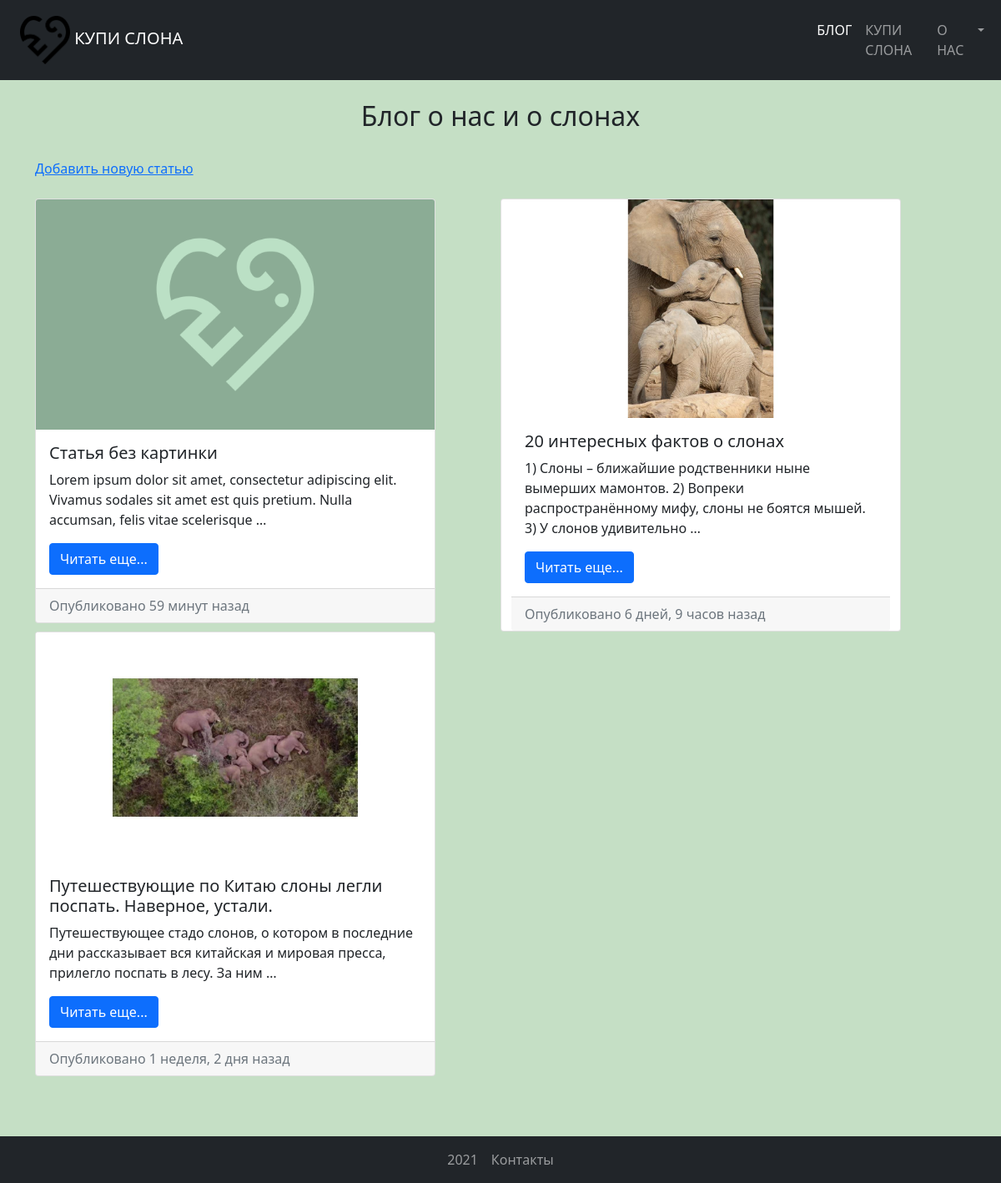
The page / on the database its author committed.
### news/models.py (models this page shows, shortened)
class News(models.Model):
    title = models.CharField(max_length=100, verbose_name='Название')
    content = models.TextField(blank=True, verbose_name="Текст")
    created_at = models.DateTimeField(auto_now_add=True, verbose_name="Дата создания")
    updated_at = models.DateTimeField(auto_now=True, verbose_name="Дата последней редакции")
    photo = models.ManyToManyField(Images, verbose_name="Изображения", blank=True)
    is_published = models.BooleanField(default=True, verbose_name="Статус")
    author = models.CharField(max_length=30, verbose_name="Автор")
    class Meta:
        verbose_name = 'Новость'
        verbose_name_plural = 'Новости'
        ordering = ['-updated_at']
    def get_absolute_url(self):
        return reverse('article', kwargs={'article_id': self.pk})

### images/models.py (models this page shows, shortened)
class Images(models.Model):
    title = models.CharField(max_length=30, verbose_name='Имя')
    image = models.ImageField(verbose_name="Расположение")
    class Meta:
        verbose_name = 'Изображение'
        verbose_name_plural = "Изображения"
        ordering = ['title', 'id']

### news/views.py (the view)
# urls.py: path('', index, name='blog'),
def index(request):
    news = News.objects.all()[:8]       # получение последних 8 новостей
    return render(request, 'news/index.html', {'news': news, 'active_link': 'blog'})

### news/templates/news/index.html (shortened to what this page needs)
{% extends 'base.html' %}
{% block heading %}Блог о нас и о слонах{% endblock %}
{% block content %}
    <a href="{% url 'add_article' %}">Добавить новую статью</a> <br> <br>
    <div class="row">
        {% for item in news %}
            {% cycle True False as row silent %}
            {% if row %}
                <div class="col-lg-6">
            {% endif %}
        <div class="card" style="width: 30rem;">
            {% if item.photo.all %}
                <img src="/images/{{ item.photo.all.0.image }}" class="card-img-top" alt="...">
            {% else %}
                <img src="/images/brand/default_picture.png" class="card-img-top" alt="...">
            {% endif %}
            <div class="card-body">
                <h5 class="card-title">{{ item.title }}</h5>
                <p class="card-text">{{ item.content|truncatewords:20 }}</p>
                <a href="{{ item.get_absolute_url }}" class="btn btn-primary">Читать еще...</a>
            </div>
            <div class="card-footer text-muted"> Опубликовано {{ item.created_at|timesince }} назад
            </div>
        </div>
        {% if row %}
            </div>
        {% endif %}
        {% endfor %}
    </div>
{% endblock %}

### kupi_slona/static/css/style.css (style rules this page uses)
body { background: #c5dfc5; }

### rows shown on the page
News: title "Cтатья без картинки", content "Lorem ipsum dolor sit amet, consectetur adipiscing elit. Vivamus sodales sit amet est quis pretium. Nulla accumsan, felis vitae scelerisque …", created_at "59 минут"
News: photo.all.0.image (picture), title "20 интересных фактов о слонах", content "1) Слоны – ближайшие родственники ныне вымерших мамонтов. 2) Вопреки распространённому мифу, слоны не боятся мышей. 3) У слонов удивительно …", created_at "6 дней, 9 часов"
News: photo.all.0.image (picture), title "Путешествующие по Китаю слоны легли поспать. Наверное, устали.", content "Путешествующее стадо слонов, о котором в последние дни рассказывает вся китайская и мировая пресса, прилегло поспать в лесу. За ним …", created_at "1 неделя, 2 дня"
